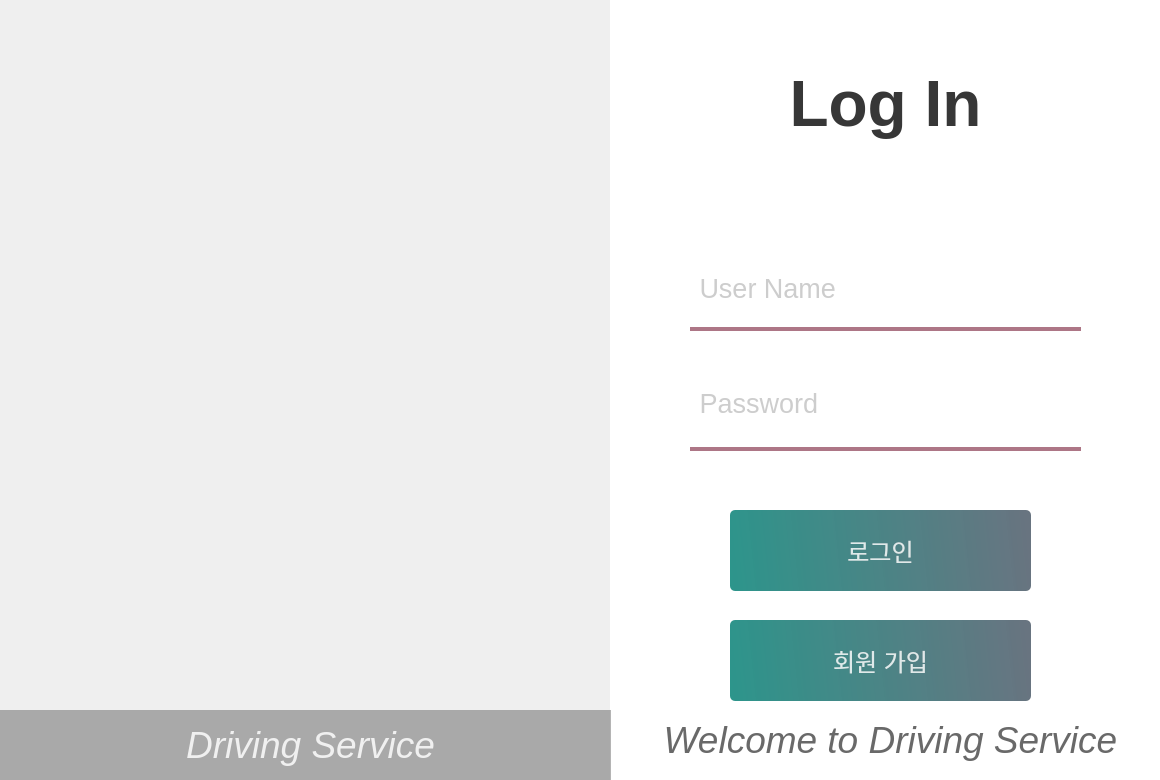
<?xml version="1.0" encoding="UTF-8"?>
<ui version="4.0">
 <class>Form</class>
 <widget class="QWidget" name="Form">
  <property name="geometry">
   <rect>
    <x>0</x>
    <y>0</y>
    <width>1160</width>
    <height>780</height>
   </rect>
  </property>
  <property name="maximumSize">
   <size>
    <width>1160</width>
    <height>780</height>
   </size>
  </property>
  <property name="windowTitle">
   <string>Form</string>
  </property>
  <widget class="QWidget" name="Login" native="true">
   <property name="geometry">
    <rect>
     <x>-10</x>
     <y>-10</y>
     <width>1170</width>
     <height>800</height>
    </rect>
   </property>
   <property name="maximumSize">
    <size>
     <width>1170</width>
     <height>800</height>
    </size>
   </property>
   <property name="styleSheet">
    <string notr="true">QPushButton#Loginbtn{ 
	background-color: qlineargradient(spread:pad, x1:0, y1:0.505682, x2:1, y2:0.477, stop:0 rgba(11, 131, 120, 219), stop:1 rgba(85, 98, 112, 226));
	color:rgba(255, 255, 255, 210);
	border-radius:5px;
}

QPushButton#Loginbtn:hover{ 
	background-color: qlineargradient(spread:pad, x1:0, y1:0.505682, x2:1, y2:0.477, stop:0 rgba(50, 131, 120, 219), stop:1 rgba(85, 80, 95, 226));
}

QPushButton#Loginbtn:pressed{ 
	padding-left:5px;
	padding-top:5px;
	background-color:rgba(150, 123, 111, 195);
}

QPushButton#Signupbtn{ 
	background-color: qlineargradient(spread:pad, x1:0, y1:0.505682, x2:1, y2:0.477, stop:0 rgba(11, 131, 120, 219), stop:1 rgba(85, 98, 112, 226));
	color:rgba(255, 255, 255, 210);
	border-radius:5px;
}

QPushButton#Signupbtn:hover{ 
	background-color: qlineargradient(spread:pad, x1:0, y1:0.505682, x2:1, y2:0.477, stop:0 rgba(50, 131, 120, 219), stop:1 rgba(85, 80, 95, 226));
}

QPushButton#Signupbtn:pressed{ 
	padding-left:5px;
	padding-top:5px;
	background-color:rgba(150, 123, 111, 195);
}

</string>
   </property>
   <widget class="QLabel" name="label">
    <property name="geometry">
     <rect>
      <x>-40</x>
      <y>10</y>
      <width>671</width>
      <height>801</height>
     </rect>
    </property>
    <property name="styleSheet">
     <string notr="true">border-image: url(:/images/image.jpg);
border-top-left-radius: 50px;</string>
    </property>
    <property name="text">
     <string/>
    </property>
   </widget>
   <widget class="QLabel" name="label_2">
    <property name="geometry">
     <rect>
      <x>620</x>
      <y>10</y>
      <width>551</width>
      <height>791</height>
     </rect>
    </property>
    <property name="styleSheet">
     <string notr="true">background-color:rgba(255, 255, 255, 255)</string>
    </property>
    <property name="text">
     <string/>
    </property>
   </widget>
   <widget class="QLabel" name="label_3">
    <property name="geometry">
     <rect>
      <x>730</x>
      <y>50</y>
      <width>331</width>
      <height>131</height>
     </rect>
    </property>
    <property name="styleSheet">
     <string notr="true">color:rgba(0, 0, 0, 200)</string>
    </property>
    <property name="text">
     <string>&lt;html&gt;&lt;head/&gt;&lt;body&gt;&lt;p align=&quot;center&quot;&gt;&lt;span style=&quot; font-size:48pt; font-weight:600;&quot;&gt;Log In&lt;/span&gt;&lt;/p&gt;&lt;/body&gt;&lt;/html&gt;</string>
    </property>
   </widget>
   <widget class="QLineEdit" name="Idedit">
    <property name="geometry">
     <rect>
      <x>700</x>
      <y>260</y>
      <width>391</width>
      <height>81</height>
     </rect>
    </property>
    <property name="font">
     <font>
      <pointsize>20</pointsize>
     </font>
    </property>
    <property name="styleSheet">
     <string notr="true">background-color:rgba(0, 0, 0, 0);
border:none;
border-bottom:4px solid rgba(150, 80, 101, 200);
color:rgba(0, 0, 0, 100);

</string>
    </property>
    <property name="text">
     <string/>
    </property>
    <property name="echoMode">
     <enum>QLineEdit::Normal</enum>
    </property>
    <property name="placeholderText">
     <string> User Name</string>
    </property>
    <property name="cursorMoveStyle">
     <enum>Qt::LogicalMoveStyle</enum>
    </property>
   </widget>
   <widget class="QLineEdit" name="Passwordedit">
    <property name="geometry">
     <rect>
      <x>700</x>
      <y>370</y>
      <width>391</width>
      <height>91</height>
     </rect>
    </property>
    <property name="font">
     <font>
      <pointsize>20</pointsize>
     </font>
    </property>
    <property name="styleSheet">
     <string notr="true">background-color:rgba(0, 0, 0, 0);
border:none;
border-bottom:4px solid rgba(150, 80, 101, 200);
color:rgba(0, 0, 0, 100);

</string>
    </property>
    <property name="echoMode">
     <enum>QLineEdit::Password</enum>
    </property>
    <property name="placeholderText">
     <string> Password</string>
    </property>
    <property name="cursorMoveStyle">
     <enum>Qt::LogicalMoveStyle</enum>
    </property>
   </widget>
   <widget class="QPushButton" name="Loginbtn">
    <property name="geometry">
     <rect>
      <x>740</x>
      <y>520</y>
      <width>301</width>
      <height>81</height>
     </rect>
    </property>
    <property name="font">
     <font>
      <pointsize>18</pointsize>
     </font>
    </property>
    <property name="styleSheet">
     <string notr="true"/>
    </property>
    <property name="text">
     <string>로그인</string>
    </property>
   </widget>
   <widget class="QPushButton" name="Signupbtn">
    <property name="geometry">
     <rect>
      <x>740</x>
      <y>630</y>
      <width>301</width>
      <height>81</height>
     </rect>
    </property>
    <property name="font">
     <font>
      <pointsize>18</pointsize>
     </font>
    </property>
    <property name="text">
     <string>회원 가입</string>
    </property>
   </widget>
   <widget class="QLabel" name="label_4">
    <property name="geometry">
     <rect>
      <x>10</x>
      <y>720</y>
      <width>611</width>
      <height>71</height>
     </rect>
    </property>
    <property name="styleSheet">
     <string notr="true">background-color:rgba(0, 0, 0, 75);</string>
    </property>
    <property name="text">
     <string/>
    </property>
   </widget>
   <widget class="QLabel" name="label_5">
    <property name="geometry">
     <rect>
      <x>140</x>
      <y>720</y>
      <width>361</width>
      <height>71</height>
     </rect>
    </property>
    <property name="font">
     <font>
      <pointsize>20</pointsize>
      <italic>true</italic>
     </font>
    </property>
    <property name="styleSheet">
     <string notr="true">color:rgba(255, 255, 255, 210);</string>
    </property>
    <property name="text">
     <string>&lt;html&gt;&lt;head/&gt;&lt;body&gt;&lt;p align=&quot;center&quot;&gt;&lt;span style=&quot; font-size:28pt;&quot;&gt;Driving Service&lt;/span&gt;&lt;/p&gt;&lt;/body&gt;&lt;/html&gt;</string>
    </property>
   </widget>
   <widget class="QLabel" name="label_6">
    <property name="geometry">
     <rect>
      <x>620</x>
      <y>710</y>
      <width>561</width>
      <height>81</height>
     </rect>
    </property>
    <property name="font">
     <font>
      <pointsize>15</pointsize>
      <italic>true</italic>
     </font>
    </property>
    <property name="styleSheet">
     <string notr="true">color:rgba(0, 0, 0, 150)</string>
    </property>
    <property name="text">
     <string>&lt;html&gt;&lt;head/&gt;&lt;body&gt;&lt;p align=&quot;center&quot;&gt;&lt;span style=&quot; font-size:28pt;&quot;&gt;Welcome to Driving Service&lt;/span&gt;&lt;/p&gt;&lt;/body&gt;&lt;/html&gt;</string>
    </property>
   </widget>
  </widget>
 </widget>
 <resources>
  <include location="res.qrc"/>
 </resources>
 <connections/>
</ui>
